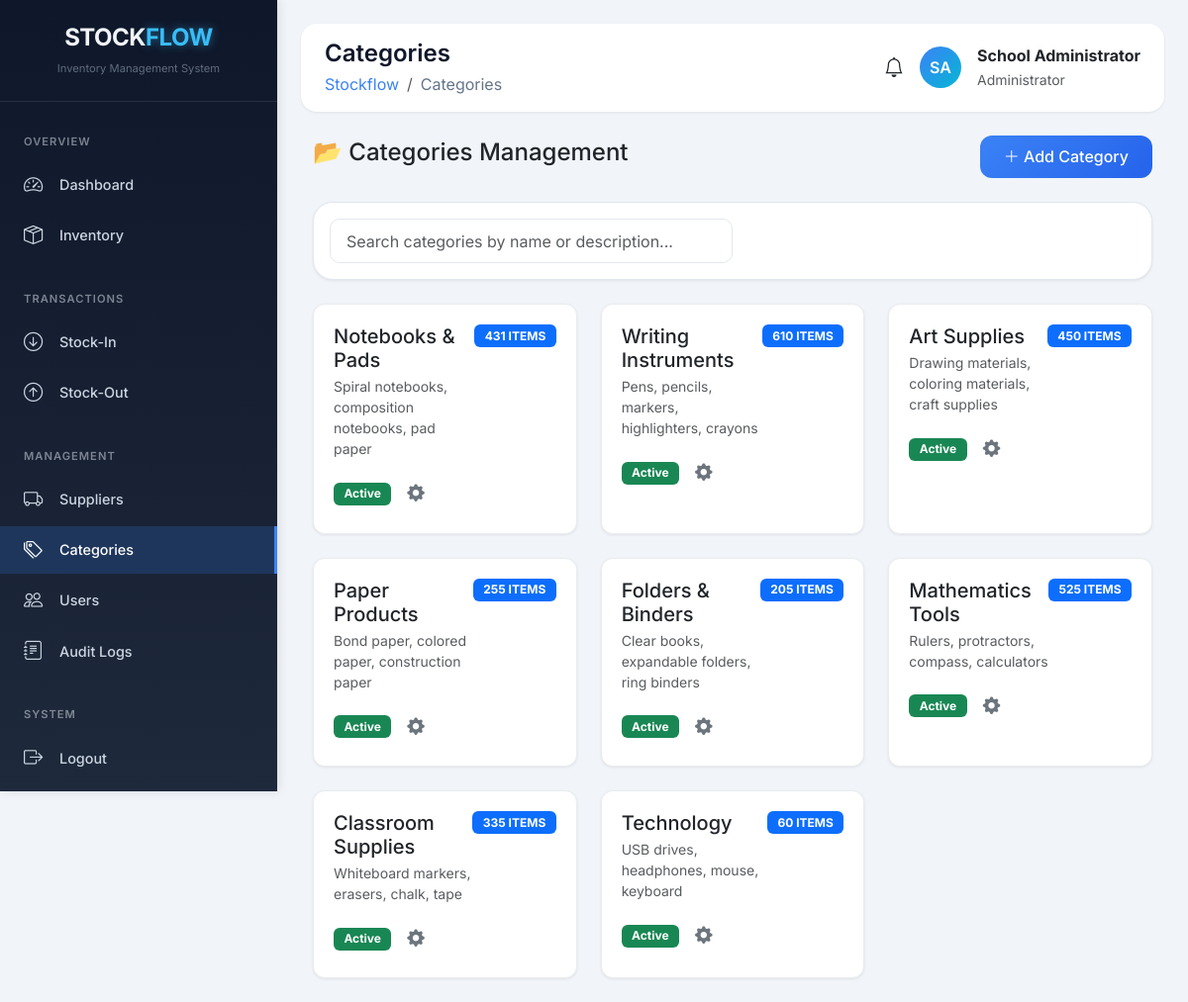
The page /index.php?page=categories (signed in) on the database its author committed.
### tables this page shows
CREATE TABLE `categories` (
  `id` int(11) NOT NULL,
  `name` varchar(100) NOT NULL,
  `description` text DEFAULT NULL,
  `is_active` tinyint(1) DEFAULT 1,
  `created_at` timestamp NOT NULL DEFAULT current_timestamp()
);

### backend/database.php (called while the page is built, shortened)
<?php
function escape($string) {
    return htmlspecialchars($string, ENT_QUOTES, 'UTF-8');
}
?>

### frontend/categories.php (the view, shortened to what this page needs)
<?php
$stmt = $pdo->query("SELECT c.*, COALESCE(SUM(s.quantity), 0) as total_items
                     FROM categories c
                     LEFT JOIN school_supplies s ON c.id = s.category_id
                     GROUP BY c.id
                     ORDER BY c.created_at DESC");
$categories = $stmt->fetchAll();
?>
<div class="container-fluid">
    <div class="d-flex justify-content-between align-items-center mb-4">
        <h4>📂 Categories Management</h4>
        <button class="btn btn-primary-custom" data-bs-toggle="modal" data-bs-target="#addCategoryModal">
            <i class="bi bi-plus-lg"></i> Add Category
        </button>
    </div>
    <div class="data-table mb-4">
        <div class="p-3">
            <input type="text" id="searchCategory" class="form-control w-50" placeholder="Search categories by name or description...">
        </div>
    </div>
    <div class="row g-4" id="categoriesContainer">
        <?php if (empty($categories)): ?>
            <div class="col-12">
                <div class="alert alert-info text-center">No categories found. Click "Add Category" to create one.</div>
            </div>
        <?php else: ?>
            <?php foreach ($categories as $category): ?>
            <div class="col-md-6 col-lg-4 category-card" data-category-name="<?php echo strtolower(escape($category['name'])); ?>" data-category-desc="<?php echo strtolower(escape($category['description'])); ?>">
                <div class="stat-card">
                    <div class="d-flex justify-content-between align-items-start mb-3">
                        <div>
                            <h5 class="mb-1"><?php echo escape($category['name']); ?></h5>
                            <p class="text-muted small mb-0"><?php echo escape($category['description']) ?: 'No description'; ?></p>
                        </div>
                        <span class="badge bg-primary"><?php echo number_format($category['total_items']); ?> ITEMS</span>
                    </div>
                    <div class="d-flex justify-content-between align-items-center">
                        <div class="d-flex align-items-center gap-2">
                            <span class="badge <?php echo $category['is_active'] ? 'bg-success' : 'bg-danger'; ?>">
                                <?php echo $category['is_active'] ? 'Active' : 'Inactive'; ?>
                            </span>
                            <button class="btn btn-sm btn-icon edit-category"
                                    data-id="<?php echo $category['id']; ?>"
                                    data-name="<?php echo escape($category['name']); ?>"
                                    data-desc="<?php echo escape($category['description']); ?>"
                                    data-status="<?php echo $category['is_active']; ?>"
                                    data-bs-toggle="modal"
                                    data-bs-target="#editCategoryModal"
                                    title="Manage Category">
                                <i class="bi bi-gear-fill"></i>
                            </button>
                        </div>
                    </div>
                </div>
            </div>
            <?php endforeach; ?>
        <?php endif; ?>
    </div>
</div>

### frontend/assets/css/style.css (style rules this page uses)
* { margin: 0; padding: 0; box-sizing: border-box; font-family: 'Inter', sans-serif; }
body { background: #f1f5f9; overflow-x: hidden; }
.stat-card { background: white; border-radius: 20px; padding: 1.25rem; transition: all 0.3s ease; box-shadow: 0 1px 3px rgba(0, 0, 0, 0.08); border: 1px solid #e2e8f0; height: 100%; }
.data-table { background: white; border-radius: 20px; overflow: hidden; box-shadow: 0 1px 3px rgba(0, 0, 0, 0.08); border: 1px solid #e2e8f0; }
.btn-primary-custom { background: linear-gradient(135deg, #3b82f6, #2563eb); border: none; padding: 0.6rem 1.5rem; border-radius: 12px; color: white; font-weight: 500; transition: all 0.3s ease; }
.form-control, .form-select { border-radius: 10px; border: 1px solid #e2e8f0; padding: 0.6rem 1rem; }

### frontend/includes/header.php (style rules this page uses)
* { margin: 0; padding: 0; box-sizing: border-box; font-family: 'Inter', sans-serif; }
body { background: #f1f5f9; }
.stat-card { background: white; border-radius: 20px; padding: 1.25rem; box-shadow: 0 1px 3px rgba(0,0,0,0.08); border: 1px solid #e2e8f0; height: 100%; }
.btn-primary-custom { background: linear-gradient(135deg, #3b82f6, #2563eb); border: none; padding: 0.6rem 1.5rem; border-radius: 12px; color: white; }

### frontend/categories.php (style rules this page uses)
.stat-card { background: white; border-radius: 12px; padding: 1.25rem; box-shadow: 0 1px 3px rgba(0,0,0,0.08); transition: all 0.2s ease; border: 1px solid #e9ecef; height: 100%; }
.badge { font-size: 0.75rem; padding: 0.35rem 0.65rem; }
.btn-icon { background: transparent; border: none; padding: 6px 8px; font-size: 1rem; border-radius: 6px; cursor: pointer; transition: all 0.2s ease; color: #6c757d; }
.btn-icon i { font-size: 1.1rem; }

### rows shown on the page
categories: name "Notebooks & Pads", description "Spiral notebooks, composition notebooks, pad paper", total_items "431", is_active "Active"
categories: name "Writing Instruments", description "Pens, pencils, markers, highlighters, crayons", total_items "610", is_active "Active"
categories: name "Art Supplies", description "Drawing materials, coloring materials, craft supplies", total_items "450", is_active "Active"
categories: name "Paper Products", description "Bond paper, colored paper, construction paper", total_items "255", is_active "Active"
categories: name "Folders & Binders", description "Clear books, expandable folders, ring binders", total_items "205", is_active "Active"
categories: name "Mathematics Tools", description "Rulers, protractors, compass, calculators", total_items "525", is_active "Active"
categories: name "Classroom Supplies", description "Whiteboard markers, erasers, chalk, tape", total_items "335", is_active "Active"
categories: name "Technology", description "USB drives, headphones, mouse, keyboard", total_items "60", is_active "Active"

### other values the page prints
str_replace('_', ' ', $_GET['page'] ?? 'Dashboard') "Categories"
$initials "SA"
$_SESSION['name'] "School Administrator"
$_SESSION['role'] "Administrator"
